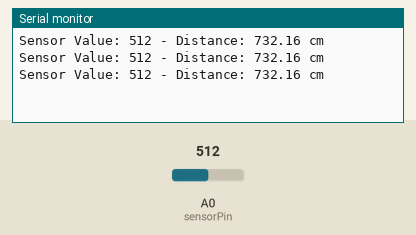
Bench run of a sketch on a simulated Arduino Uno, built with avr-gcc and run on an emulated ATmega328P. Shown: the last lines printed to the serial monitor. The inputs (shaded band) are chosen by the test bench; at power-on: A0 (sensorPin) = 512.

Above: at 1.3 s.
1.4 s: A0 (sensorPin) set to 716
At 1.9 s:
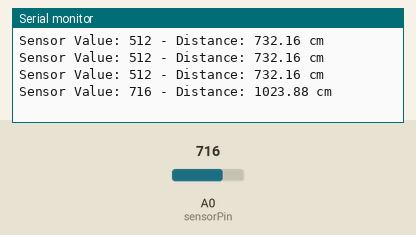
2.9 s: A0 (sensorPin) set to 900
At 3.4 s:
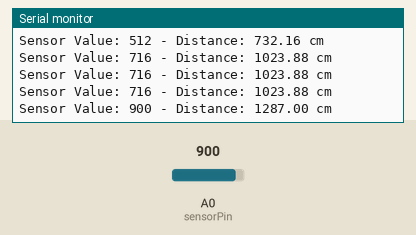
Timing chart, 0 to 5.9 s (numbered marks = the images above; inputs shaded):
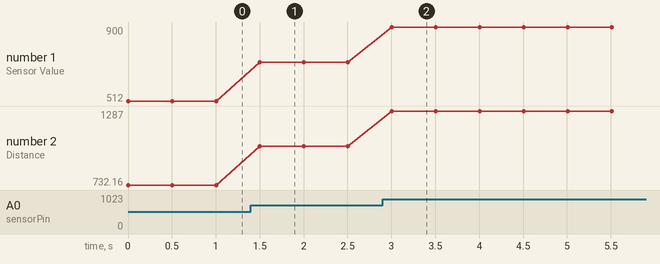

The sketch:

Step3A.ino
```cpp
const int sensorPin = A0;  // Pin connected to the sensor's analog output
float scalingFactor = 1.43;  // Calculated scaling factor from empirical testing

void setup() {
  Serial.begin(9600);
}

void loop() {
  int sensorValue = analogRead(sensorPin);  // Read the analog input (ADC value)
  float distance = sensorValue * scalingFactor;  // Convert ADC value to cm

  Serial.print("Sensor Value: ");
  Serial.print(sensorValue);
  Serial.print(" - Distance: ");
  Serial.print(distance);
  Serial.println(" cm");

  delay(500);  // Small delay for readability
}
```

Measured:
- after the input at 1.4 s, the serial monitor: prints a new line after 0.10 s (image 1)
- after the input at 2.9 s, the serial monitor: prints a new line after 0.11 s (image 2)
- plotted number 1: 512 → 716 after the input at 1.4 s, 716 → 900 after the input at 2.9 s
- plotted number 2: 732.16 → 1023.88 after the input at 1.4 s, 1023.88 → 1287 after the input at 2.9 s
